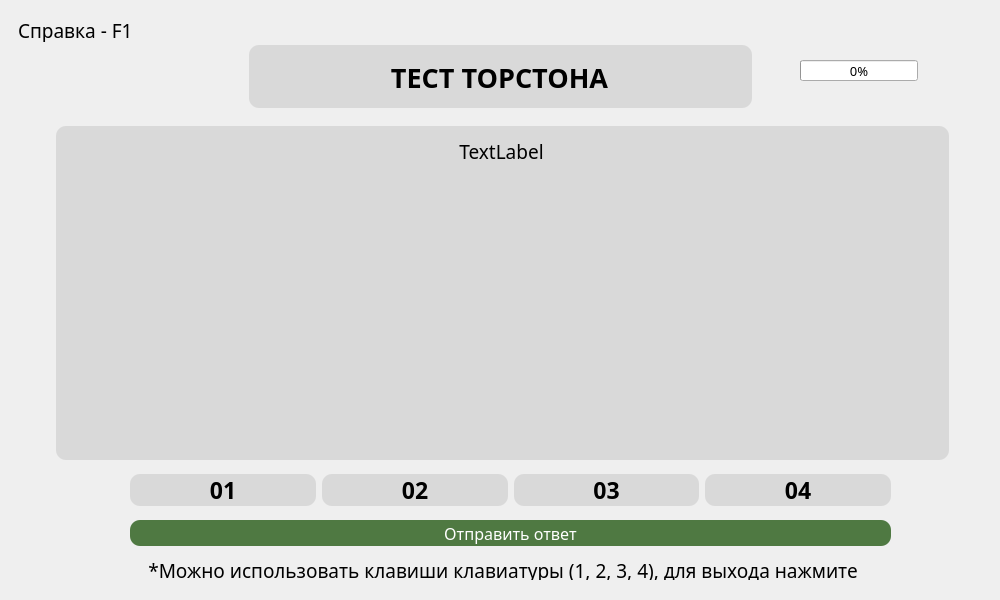
<?xml version="1.0" encoding="UTF-8"?>
<ui version="4.0">
 <class>QuestionsTorston</class>
 <widget class="QWidget" name="QuestionsTorston">
  <property name="geometry">
   <rect>
    <x>0</x>
    <y>0</y>
    <width>1000</width>
    <height>600</height>
   </rect>
  </property>
  <property name="windowTitle">
   <string>Form</string>
  </property>
  <property name="styleSheet">
   <string notr="true">QWidget#QuestionsTorston{
	background-image: url(&quot;:/pictures/back.png&quot;);
}</string>
  </property>
  <widget class="QLabel" name="esc">
   <property name="geometry">
    <rect>
     <x>80</x>
     <y>560</y>
     <width>851</width>
     <height>20</height>
    </rect>
   </property>
   <property name="font">
    <font>
     <family>Montserrat Medium</family>
     <pointsize>14</pointsize>
     <weight>50</weight>
     <italic>false</italic>
     <bold>false</bold>
     <underline>false</underline>
    </font>
   </property>
   <property name="text">
    <string>*Можно использовать клавиши клавиатуры (1, 2, 3, 4), для выхода нажмите &lt;Esc&gt;</string>
   </property>
   <property name="alignment">
    <set>Qt::AlignCenter</set>
   </property>
  </widget>
  <widget class="QLabel" name="info">
   <property name="geometry">
    <rect>
     <x>18</x>
     <y>18</y>
     <width>131</width>
     <height>24</height>
    </rect>
   </property>
   <property name="font">
    <font>
     <family>Montserrat Medium</family>
     <pointsize>14</pointsize>
    </font>
   </property>
   <property name="text">
    <string>Справка - F1</string>
   </property>
  </widget>
  <widget class="QWidget" name="Title" native="true">
   <property name="geometry">
    <rect>
     <x>249</x>
     <y>45</y>
     <width>503</width>
     <height>63</height>
    </rect>
   </property>
   <property name="font">
    <font>
     <family>Montserrat Medium</family>
     <pointsize>16</pointsize>
    </font>
   </property>
   <property name="styleSheet">
    <string notr="true">QWidget {
	border-radius: 10px;
	background-color:rgba(217, 217, 217, 1);
}</string>
   </property>
   <widget class="QTextEdit" name="TitleTorston">
    <property name="enabled">
     <bool>false</bool>
    </property>
    <property name="geometry">
     <rect>
      <x>0</x>
      <y>10</y>
      <width>501</width>
      <height>51</height>
     </rect>
    </property>
    <property name="font">
     <font>
      <family>Montserrat Medium</family>
      <pointsize>18</pointsize>
      <weight>75</weight>
      <bold>true</bold>
     </font>
    </property>
    <property name="styleSheet">
     <string notr="true">color: rgb(0, 0, 0);</string>
    </property>
    <property name="html">
     <string>&lt;!DOCTYPE HTML PUBLIC &quot;-//W3C//DTD HTML 4.0//EN&quot; &quot;http://www.w3.org/TR/REC-html40/strict.dtd&quot;&gt;
&lt;html&gt;&lt;head&gt;&lt;meta name=&quot;qrichtext&quot; content=&quot;1&quot; /&gt;&lt;style type=&quot;text/css&quot;&gt;
p, li { white-space: pre-wrap; }
&lt;/style&gt;&lt;/head&gt;&lt;body style=&quot; font-family:'Montserrat Medium'; font-size:18pt; font-weight:600; font-style:normal;&quot;&gt;
&lt;p align=&quot;center&quot; style=&quot; margin-top:0px; margin-bottom:0px; margin-left:0px; margin-right:0px; -qt-block-indent:0; text-indent:0px;&quot;&gt;&lt;span style=&quot; font-size:20pt;&quot;&gt;ТЕСТ ТОРСТОНА&lt;/span&gt;&lt;/p&gt;&lt;/body&gt;&lt;/html&gt;</string>
    </property>
   </widget>
  </widget>
  <widget class="QWidget" name="SectionTorston" native="true">
   <property name="geometry">
    <rect>
     <x>56</x>
     <y>126</y>
     <width>893</width>
     <height>334</height>
    </rect>
   </property>
   <property name="styleSheet">
    <string notr="true">QWidget#SectionTorston {
	border-radius: 10px;
	background-color:rgba(217, 217, 217, 1);
}</string>
   </property>
   <widget class="QLabel" name="label_question">
    <property name="geometry">
     <rect>
      <x>190</x>
      <y>0</y>
      <width>511</width>
      <height>51</height>
     </rect>
    </property>
    <property name="font">
     <font>
      <family>Montserrat Medium</family>
      <pointsize>14</pointsize>
     </font>
    </property>
    <property name="text">
     <string>TextLabel</string>
    </property>
    <property name="alignment">
     <set>Qt::AlignCenter</set>
    </property>
   </widget>
   <widget class="QWidget" name="widget_picture" native="true">
    <property name="enabled">
     <bool>true</bool>
    </property>
    <property name="geometry">
     <rect>
      <x>140</x>
      <y>120</y>
      <width>600</width>
      <height>100</height>
     </rect>
    </property>
    <property name="sizePolicy">
     <sizepolicy hsizetype="Fixed" vsizetype="Fixed">
      <horstretch>0</horstretch>
      <verstretch>0</verstretch>
     </sizepolicy>
    </property>
    <property name="minimumSize">
     <size>
      <width>600</width>
      <height>100</height>
     </size>
    </property>
    <property name="maximumSize">
     <size>
      <width>600</width>
      <height>100</height>
     </size>
    </property>
    <property name="layoutDirection">
     <enum>Qt::LeftToRight</enum>
    </property>
    <property name="autoFillBackground">
     <bool>false</bool>
    </property>
    <property name="styleSheet">
     <string notr="true"/>
    </property>
   </widget>
  </widget>
  <widget class="QWidget" name="horizontalLayoutWidget">
   <property name="geometry">
    <rect>
     <x>130</x>
     <y>460</y>
     <width>761</width>
     <height>61</height>
    </rect>
   </property>
   <layout class="QHBoxLayout" name="choiceTorston">
    <item>
     <widget class="QPushButton" name="button1">
      <property name="sizePolicy">
       <sizepolicy hsizetype="Ignored" vsizetype="Fixed">
        <horstretch>0</horstretch>
        <verstretch>0</verstretch>
       </sizepolicy>
      </property>
      <property name="font">
       <font>
        <family>Montserrat Medium</family>
        <pointsize>17</pointsize>
        <weight>75</weight>
        <bold>true</bold>
       </font>
      </property>
      <property name="styleSheet">
       <string notr="true">QPushButton {
	border-radius: 10px;
	background-color: rgb(217, 217, 217);
}
QPushButton:hover {
        background-color: rgba(216, 249, 255);
}
QPushButton:checked {
        background-color: rgba(187, 147, 148);
		color: rgb(255, 255, 255);
}</string>
      </property>
      <property name="text">
       <string>01</string>
      </property>
      <property name="shortcut">
       <string>1</string>
      </property>
      <property name="checkable">
       <bool>true</bool>
      </property>
     </widget>
    </item>
    <item>
     <widget class="QPushButton" name="button2">
      <property name="font">
       <font>
        <family>Montserrat Medium</family>
        <pointsize>17</pointsize>
        <weight>75</weight>
        <bold>true</bold>
       </font>
      </property>
      <property name="styleSheet">
       <string notr="true">QPushButton {
	border-radius: 10px;
	background-color: rgb(217, 217, 217);
}
QPushButton:hover {
        background-color: rgba(216, 249, 255);
}
QPushButton:checked {
        background-color: rgba(187, 147, 148);
		color: rgb(255, 255, 255);
}</string>
      </property>
      <property name="text">
       <string>02</string>
      </property>
      <property name="shortcut">
       <string>2</string>
      </property>
      <property name="checkable">
       <bool>true</bool>
      </property>
     </widget>
    </item>
    <item>
     <widget class="QPushButton" name="button3">
      <property name="font">
       <font>
        <family>Montserrat Medium</family>
        <pointsize>17</pointsize>
        <weight>75</weight>
        <bold>true</bold>
       </font>
      </property>
      <property name="styleSheet">
       <string notr="true">QPushButton {
	border-radius: 10px;
	background-color: rgb(217, 217, 217);
}
QPushButton:hover {
        background-color: rgba(216, 249, 255);
}
QPushButton:checked {
        background-color: rgba(187, 147, 148);
		color: rgb(255, 255, 255);
}</string>
      </property>
      <property name="text">
       <string>03</string>
      </property>
      <property name="shortcut">
       <string>3</string>
      </property>
      <property name="checkable">
       <bool>true</bool>
      </property>
     </widget>
    </item>
    <item>
     <widget class="QPushButton" name="button4">
      <property name="font">
       <font>
        <family>Montserrat Medium</family>
        <pointsize>17</pointsize>
        <weight>75</weight>
        <bold>true</bold>
       </font>
      </property>
      <property name="styleSheet">
       <string notr="true">QPushButton {
	border-radius: 10px;
	background-color: rgb(217, 217, 217);
}
QPushButton:hover {
        background-color: rgba(216, 249, 255);
}
QPushButton:checked {
        background-color: rgba(187, 147, 148);
		color: rgb(255, 255, 255);
}</string>
      </property>
      <property name="text">
       <string>04</string>
      </property>
      <property name="shortcut">
       <string>4</string>
      </property>
      <property name="checkable">
       <bool>true</bool>
      </property>
     </widget>
    </item>
   </layout>
  </widget>
  <widget class="QProgressBar" name="progressBar">
   <property name="geometry">
    <rect>
     <x>800</x>
     <y>60</y>
     <width>118</width>
     <height>21</height>
    </rect>
   </property>
   <property name="font">
    <font>
     <family>Montserrat Medium</family>
     <pointsize>10</pointsize>
     <weight>50</weight>
     <bold>false</bold>
    </font>
   </property>
   <property name="styleSheet">
    <string notr="true"/>
   </property>
   <property name="value">
    <number>0</number>
   </property>
  </widget>
  <widget class="QPushButton" name="pushButton_nextQuestion">
   <property name="geometry">
    <rect>
     <x>130</x>
     <y>520</y>
     <width>761</width>
     <height>26</height>
    </rect>
   </property>
   <property name="font">
    <font>
     <family>Montserrat Medium</family>
     <pointsize>12</pointsize>
    </font>
   </property>
   <property name="styleSheet">
    <string notr="true">QPushButton {
	border-radius: 10px;
	background-color: rgb(79, 121, 66);
	color: rgb(255, 255, 255);
}
QPushButton:hover {
        background-color: rgba(187, 147, 148);

}

QPushButton:pressed {
        background-color: rgba(187, 147, 148);
		color: rgb(255, 255, 255);
}</string>
   </property>
   <property name="text">
    <string>Отправить ответ</string>
   </property>
   <property name="shortcut">
    <string>Return</string>
   </property>
  </widget>
 </widget>
 <resources/>
 <connections/>
</ui>
